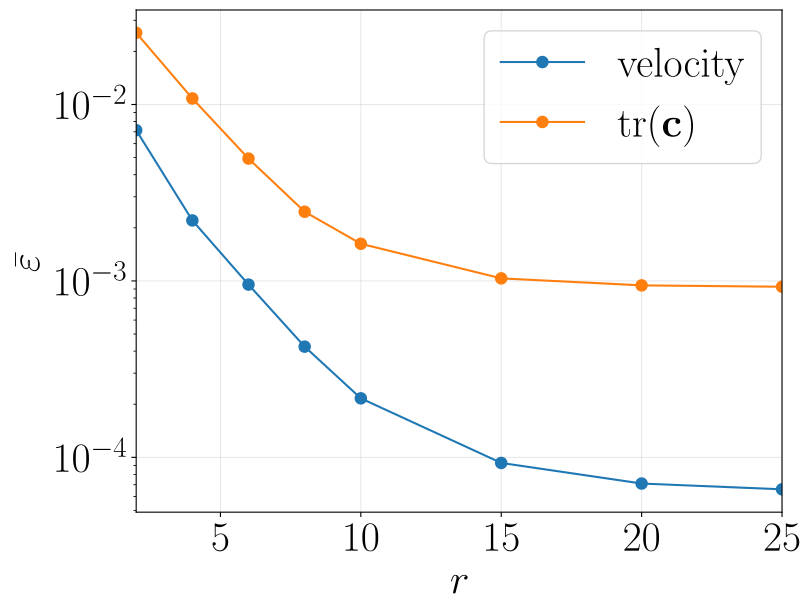

Reproduce this figure in Python.
"""Figure 9: ROM error convergence with the number of POD modes (lambda, beta).

Reproduces Figure 9 of the extrudate-swell ROM paper: the mean relative l2 error
over all test snapshots as a function of the number of retained POD modes, for
the velocity field and the trace of the conformation tensor, in the
two-parameter (lambda, beta) problem. For each mode count the POD is truncated
to that many modes (POD.compute_basis(nmodes=...)), the GPR surrogate retrained
and the test snapshots reconstructed, and the mean relative error of Eq. (36)
recorded.

The convergence table is cached in mean_error_conv_2p.txt: if that file exists
the whole computation is skipped and the figure is redrawn straight from it;
otherwise it is computed from scratch and written.

Run: python figures/figure9.py
"""

import sys
from pathlib import Path

import numpy as np
import matplotlib.pyplot as plt

ROOT = Path(__file__).resolve().parents[1]
sys.path.insert(0, str(ROOT))
from romlab import FOM, POD, OfflinePhase, OnlinePhase  # noqa: E402  (also sets rcParams)

DATA_DIR = ROOT / "data" / "2d" / "lambda-beta"
TRAIN_FILES = ["snapshots.txt", "c-trace.txt",  "parameters.txt"]
TEST_FILES = ["snapshots_test.txt", "c-trace_test.txt",  "parameters_test.txt"]
FIELDS = ("velocity", "c-trace")
LABELS = {"velocity": "velocity", "c-trace": r"tr($\mathbf{c}$)"}
COLORS = {"velocity": "#1f77b4", "c-trace": "#ff7f0e"}
NMODES = [2, 4, 6, 8, 10, 15, 20, 25]  # POD mode counts to sweep
CACHE = Path(__file__).resolve().parent / "mean_error_conv_2p.txt"


def style():
    """Undo romlab's global rcParams; serif LaTeX to match figure6."""
    plt.rcParams.update({
        "font.size": 30, "text.usetex": True, "font.family": "serif",
        "font.weight": "light", "lines.linewidth": 1.5, "legend.fontsize": 30,
        "axes.labelsize": 30, "legend.loc": "best", "lines.markersize": 8,
        "legend.frameon": True,
    })


def compute_convergence():
    """Sweep the number of POD modes; return (modes, {field: mean test errors})."""
    fom = FOM(DATA_DIR, TRAIN_FILES, TEST_FILES, param_cols=[0, 1], seed=42)
    fom.info()

    errors = {f: [] for f in FIELDS}
    for r in NMODES:
        pod = POD(fom, centering=True, eps=1e-6)
        pod.compute_basis(nmodes=r)  # force exactly r modes per field
        offline = OfflinePhase(fom, pod, x_scaler="minmax")
        offline.train_rom()
        online = OnlinePhase(fom, pod, offline)
        online.reconstruct_sol()
        for f in FIELDS:
            errors[f].append(online.mean_errors[f])
        print(f"r={r:2d}: " + ", ".join(f"{f}={online.mean_errors[f]:.3e}" for f in FIELDS))

    return np.array(NMODES), {f: np.array(errors[f]) for f in FIELDS}


def save_cache(modes, errors):
    data = np.column_stack([modes, *(errors[f] for f in FIELDS)])
    np.savetxt(CACHE, data, fmt=["%d", *["%.8e"] * len(FIELDS)],
               header="r  " + "  ".join(FIELDS))


def load_cache():
    data = np.atleast_2d(np.loadtxt(CACHE))
    modes = data[:, 0].astype(int)
    return modes, {f: data[:, i + 1] for i, f in enumerate(FIELDS)}


def main():
    plt.switch_backend("TkAgg")  # ensure an interactive backend to show the figure
    style()

    if CACHE.exists():
        print(f"Reusing cached convergence, skipping computation: {CACHE}")
        modes, errors = load_cache()
    else:
        modes, errors = compute_convergence()
        save_cache(modes, errors)
        print(f"Saved convergence: {CACHE}")

    fig, ax = plt.subplots(figsize=(8, 6), constrained_layout=True)
    for field in FIELDS:
        ax.semilogy(modes, errors[field], "o-", color=COLORS[field], label=LABELS[field])

    ax.set(xlabel="$r$", ylabel=r"$\bar{\varepsilon}$")
    ax.set_xticks([5, 10, 15, 20, 25])
    ax.set_xlim(modes[0], modes[-1])
    ax.grid(True, alpha=0.3)
    ax.legend()

    plt.savefig(Path(__file__).resolve().parent / "figure9.pdf", bbox_inches="tight")
    plt.show()


if __name__ == "__main__":
    main()
